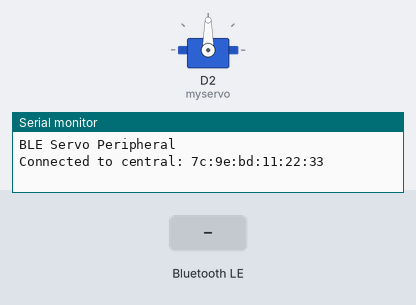
Bench run of a sketch on a simulated Arduino Nano 33 IoT. Shown: servo, the last lines printed to the serial monitor. The test bench sets the inputs (shaded band). Nothing arrives over Bluetooth unless stated; a phone connects over Bluetooth LE 3 s after start.

Above: at 3.8 s.
3.9 s: Bluetooth LE write "1" received
At 6.1 s:
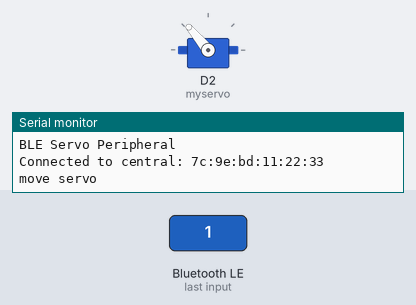
6.4 s: Bluetooth LE write "2" received
At 6.86 s:
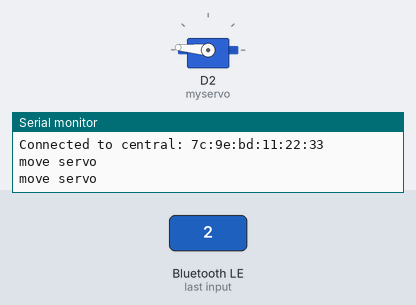
Timing chart, 0 to 9.4 s (numbered marks = the images above; inputs shaded):
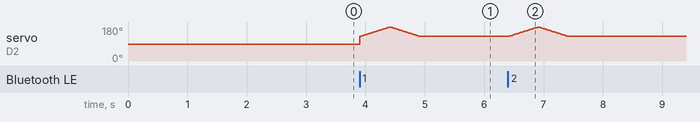

Measured:
- after the input at 3.9 s, servo on D2 (myservo): rises from 90° to 180° in 0.50 s, then falls to 130° in 0.51 s
- after the input at 6.4 s, servo on D2 (myservo): rises from 130° to 180° in 0.49 s, then falls to 130° in 0.51 s

The sketch:

bleServo.ino
```cpp
#include <ArduinoBLE.h>
#include <Servo.h>
// Date and time functions using a DS3231 RTC connected via I2C and Wire lib
#include "RTClib.h"

RTC_DS3231 rtc;
//char daysOfTheWeek[7][12] = {"Sunday", "Monday", "Tuesday", "Wednesday", "Thursday", "Friday", "Saturday"};
Servo myservo;  // create servo object to control a servo
int pos = 0;    // variable to store the servo position

BLEService servoService("19B10000-E8F2-537E-4F6C-D104768A1214"); // BLE LED Service

// BLE LED Switch Characteristic - custom 128-bit UUID, read and writable by central
BLEIntCharacteristic switchCharacteristic("19B10001-E8F2-537E-4F6C-D104768A1214", BLERead | BLEWrite | BLENotify);
BLEIntCharacteristic hourCharacteristic("19B10002-E8F2-537E-4F6C-D104768A1214", BLERead | BLEWrite | BLENotify);
BLEIntCharacteristic minuteCharacteristic("19B10003-E8F2-537E-4F6C-D104768A1214", BLERead | BLEWrite | BLENotify);
BLEIntCharacteristic repeatCharacteristic("19B10004-E8F2-537E-4F6C-D104768A1214", BLERead | BLEWrite | BLENotify);

// time updating anc checking interval
unsigned long previousMillis = 0;
const long interval = 45000;  // 45 seconds

void setup() {
  Serial.begin(9600);
//  while (!Serial);

  // rtc setup
  if (! rtc.begin()) {
    Serial.println("Couldn't find RTC");
    Serial.flush();
    abort();
  }

  if (rtc.lostPower()) {
    Serial.println("RTC lost power, let's set the time!");
    // When time needs to be set on a new device, or after a power loss, the
    // following line sets the RTC to the date & time this sketch was compiled
    rtc.adjust(DateTime(F(__DATE__), F(__TIME__)));
    // This line sets the RTC with an explicit date & time, for example to set
    // January 21, 2014 at 3am you would call:
    // rtc.adjust(DateTime(2014, 1, 21, 3, 0, 0));
  }

  // servo setup
  myservo.attach(2);  // attaches the servo on pin 9 to the servo object

  // begin initialization
  if (!BLE.begin()) {
    Serial.println("starting BLE failed!");

    while (1);
  }

  // set advertised local name and service UUID:
  BLE.setLocalName("DumbSmartSwitch");
  BLE.setAdvertisedService(servoService);

  // add the characteristic to the service
  servoService.addCharacteristic(switchCharacteristic);
  servoService.addCharacteristic(hourCharacteristic);
  servoService.addCharacteristic(minuteCharacteristic);
  servoService.addCharacteristic(repeatCharacteristic);

  // add service
  BLE.addService(servoService);

  // set the initial value for the characeristic:
  switchCharacteristic.writeValue(0);
  hourCharacteristic.writeValue(0);
  minuteCharacteristic.writeValue(1);
  repeatCharacteristic.writeValue(1);

  // start advertising
  BLE.advertise();

  Serial.println("BLE Servo Peripheral");
//  moveServo();
}

void loop() {
  // update millis
  unsigned long currentMillis = millis();

  if (currentMillis - previousMillis >= interval) {
    // save the last time you blinked the LED
    previousMillis = currentMillis;

    DateTime now = rtc.now();
    if (repeatCharacteristic.value()) {               // check if it is set to repeat daily
//      Serial.print(hourCharacteristic.value());
      // check if it is the right time to push button
      if (now.hour() == int(hourCharacteristic.value())
          && now.minute() == int(minuteCharacteristic.value())) {
        moveServo();
      }
    }
  }

  // listen for BLE peripherals to connect:
  BLEDevice central = BLE.central();


  // if a central is connected to peripheral:
  if (central) {
    Serial.print("Connected to central: ");
    // print the central's MAC address:
    Serial.println(central.address());

    // while the central is still connected to peripheral:
    while (central.connected()) {
      // if the remote device wrote to the characteristic,
      // use the value to control the LED:
      if (switchCharacteristic.written()) {
        if (switchCharacteristic.value()) {   // any value other than 0
          moveServo();
          switchCharacteristic.writeValue(0);
        } else {                              // a 0 value
          //          Serial.println(F("nothing"));
        }
      }
    }

    // when the central disconnects, print it out:
    Serial.print(F("Disconnected from central: "));
    Serial.println(central.address());
  }

//  BLE.poll();
//  switchCharacteristic.writeValue(0);
}

void moveServo() {
  Serial.println("move servo");


  for (pos = 130; pos <= 180; pos += 1) { // goes from 0 degrees to 180 degrees
    // in steps of 1 degree
    myservo.write(pos);              // tell servo to go to position in variable 'pos'
    delay(10);                       // waits 15ms for the servo to reach the position
  }
    for (pos = 180; pos >= 130; pos -= 1) { // goes from 180 degrees to 0 degrees
    myservo.write(pos);              // tell servo to go to position in variable 'pos'
    delay(10);                       // waits 15ms for the servo to reach the position
  }

}
```
